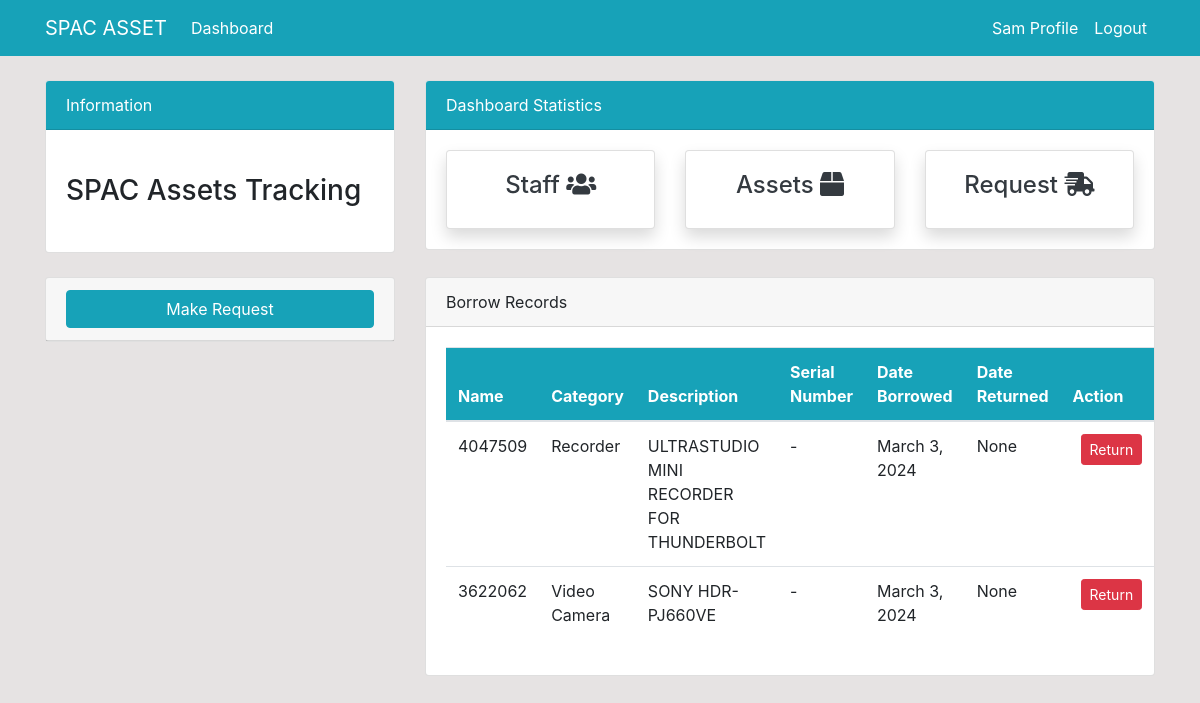
Screenshot of /dashboard/ (signed in) with the database file from the repository.
### dashboard/models.py (models this page shows, shortened)
class BorrowTransaction(models.Model):
    asset = models.ForeignKey(Assets, on_delete=models.CASCADE)
    staff_member = models.ForeignKey(User, on_delete=models.CASCADE)
    date_borrowed = models.DateField(auto_now=True)
    date_returned = models.DateField(null=True, blank = True)

class Assets(models.Model):
    name = models.CharField(max_length = 100, null = True, verbose_name="Registration Number")
    category = models.CharField(max_length = 100, choices=CATEGORY, null = True)
    description = models.CharField(max_length=200, null = True)
    serial_number = models.CharField(max_length = 100, null = True)
    note = models.CharField(max_length=200, null = True)
    is_available = models.BooleanField(default=True)
    date_added = models.DateField()
    class Meta:
        verbose_name_plural = 'Store'

### dashboard/views.py (the view)
# urls.py: path('', views.index, name = 'dashboard-index'),
@login_required(login_url='user-login')
def index(request):
    borrow = BorrowTransaction.objects.all().filter(date_returned=None)
    if request.method=='POST':
        form = BorrowForm(request.POST)
        if form.is_valid():
            instance = form.save(commit=False)
            instance.staff = request.user
            instance.save()
            name = form.cleaned_data.get('asset')
            messages.success(request, f'{name} borrowed!')
            return redirect('dashboard-index')
    else:
        form = BorrowForm()
    context = {
        'borrow': borrow,
        'form': form
    }
    return render(request, 'dashboard/index.html', context)

### templates/dashboard/index.html (shortened to what this page needs)
{% extends 'partials/base.html' %}
{% load crispy_forms_tags %}
{% block content %}
{% if user.is_authenticated %}
{% include 'partials/topside.html' %}
<div>
    <div class="row mt-4">
        <div class="col-md-4">
            <div class="card">
                <div class="card-header">
                    <a class="btn btn-info btn-block" href="{% url 'dashboard-assets-borrow' %}">Make Request</a>
                </div>
            </div>
        </div>
        <div class="col-md-8">
            <div class="card">
                <div class="card-header">
                    Borrow Records
                </div>
                <div class="card-body">
                    <table class="table bg-white">
                        <thead class="bg-info text-white">
                            <tr>
                                <th scope="col">Name</th>
                                <th scope="col">Category</th>
                                <th scope="col">Description</th>
                                <th scope="col">Serial Number</th>
                                <th scope="col">Date Borrowed</th>
                                <th scope="col">Date Returned</th>
                                <th scope="col">Action</th>
                            </tr>
                        </thead>
                        <tbody>
                            {% for borrow in borrow %}
                            {% if borrow.staff_member == user %}
                            <tr>
                                <td>{{ borrow.asset.name }}</td>
                                <td>{{ borrow.asset.category }}</td>
                                <td>{{ borrow.asset.description }}</td>
                                <td>{{ borrow.asset.serial_number }}</td>
                                <td>{{ borrow.date_borrowed }}</td>
                                <td>{{ borrow.date_returned }} </td>  <td>
                                    {% if not borrow.date_returned %}
                                        <a class="btn btn-danger btn-sm ml-2" href="{% url 'dashboard-assets-return' borrow.asset.id %}">Return</a>
                                    {% endif %}
                                </td>
                            </tr>
                            {% endif %}
                            {% endfor %}
                        </tbody>
                    </table>
                </div>
            </div>
        </div>
    </div>
</div>
{% endif%}
{% endblock %}

### templates/partials/nav.html (shortened to what this page needs)
<nav class="navbar navbar-expand-lg navbar-info bg-info">
    <div class="container">
        {% if user.is_authenticated %}
        <a class="navbar-brand text-white" href="{% url 'dashboard-index' %}">SPAC ASSET</a>
        <div class="collapse navbar-collapse" id="navbarSupportedContent">
            <ul class="navbar-nav mr-auto">
                <li class="nav-item active">
                    <a class="nav-link text-white" href="{% url 'dashboard-index' %}">Dashboard </a>
                </li>
            </ul>
            <ul class="navbar-nav ml-auto">
                <li class="nav-item active">
                    <a class="nav-link text-white" href="{% url 'user-profile' %}">{{ user.username }} Profile
                        <span class="sr-only">(current)</span></a>
                </li>
                <li class="nav-item">
                    <a class="nav-link text-white" href="{% url 'user-logout' %}">Logout</a>
                </li>
            </ul>
            {% endif %}
        </div>
    </div>
</nav>

### static/style.css (style rules this page uses)
body { background: rgb(230, 227, 227); }

### rows the page displays
BorrowTransaction: asset.name "4047509", asset.category "Recorder", asset.description "ULTRASTUDIO MINI RECORDER FOR THUNDERBOLT", asset.serial_number "-", date_borrowed "March 3, 2024", date_returned "None", shows "Return"
BorrowTransaction: asset.name "3622062", asset.category "Video Camera", asset.description "SONY HDR-PJ660VE", asset.serial_number "-", date_borrowed "March 3, 2024", date_returned "None", shows "Return"

### other values shown
{{ user.username }} "Sam"
